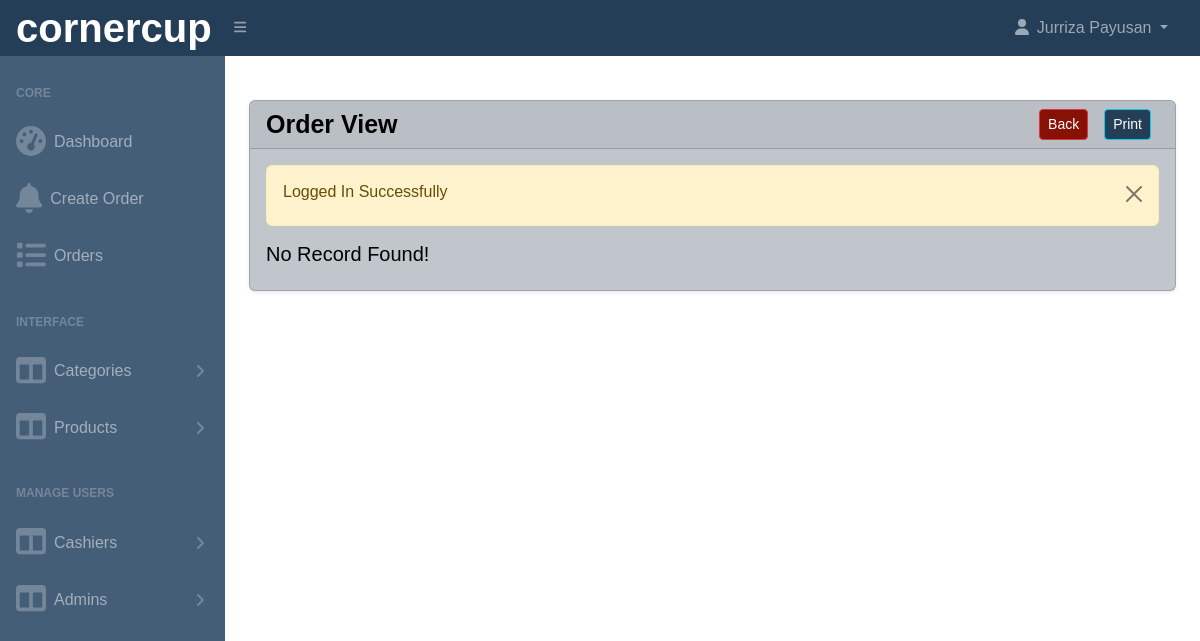
Before: /cornercup_pos/admin/orders-view.php?track=15129 (signed in) with the older database file.
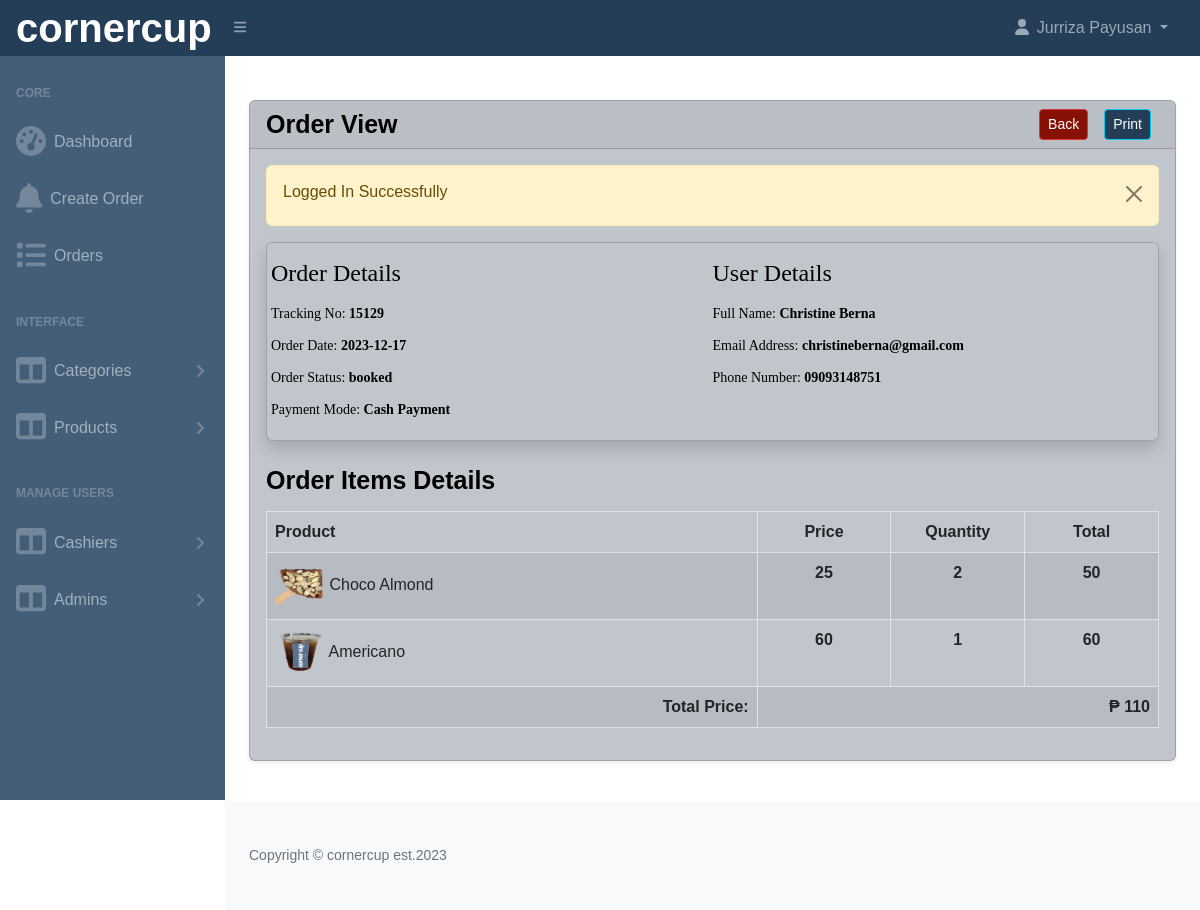
After: the same page with the newer database file.
### tables this page shows
CREATE TABLE `orders` (
  `id` int(11) NOT NULL,
  `cashier_id` int(11) NOT NULL,
  `tracking_no` varchar(100) NOT NULL,
  `invoice_no` varchar(100) NOT NULL,
  `total_amount` varchar(100) NOT NULL,
  `order_date` date NOT NULL,
  `order_status` varchar(100) DEFAULT NULL,
  `payment_mode` varchar(100) NOT NULL COMMENT 'cash, online',
  `order_placed_by_id` int(11) NOT NULL
);

CREATE TABLE `cashiers` (
  `id` int(11) NOT NULL,
  `cname` varchar(255) NOT NULL,
  `email` varchar(255) DEFAULT NULL,
  `phone` varchar(255) DEFAULT NULL,
  `status` tinyint(1) NOT NULL DEFAULT 0 COMMENT '0=visible,1=hidden',
  `created_at` date NOT NULL DEFAULT current_timestamp()
);

CREATE TABLE `order_items` (
  `id` int(11) NOT NULL,
  `order_id` int(11) NOT NULL,
  `product_id` int(11) NOT NULL,
  `price` varchar(100) NOT NULL,
  `quantity` varchar(100) NOT NULL
);

CREATE TABLE `products` (
  `id` int(11) NOT NULL,
  `category_id` int(11) DEFAULT NULL,
  `name` varchar(255) NOT NULL,
  `description` mediumtext DEFAULT NULL,
  `price` int(11) NOT NULL,
  `quantity` int(11) NOT NULL,
  `image` varchar(255) NOT NULL,
  `status` tinyint(1) NOT NULL DEFAULT 0 COMMENT '0=visible,1=hidden',
  `created_at` date NOT NULL DEFAULT current_timestamp()
);

### cornercup_pos/config/function.php (called while the page is built, shortened)
<?php
require 'dbcon.php';
function validate($inputData){
    global $conn;
    $validatedData = mysqli_real_escape_string($conn, $inputData);
    return trim($validatedData);
}
?>

### cornercup_pos/admin/orders-view.php (the view, shortened to what the rows shown need)
<?php include('includes/header.php'); ?>
<div class="container-fluid px-4">
    <div class="card mt-4 shadow-sm">
        <div class="card-body">
            <?php
                if(isset($_GET['track']))
                {
                        ?>
                        <?php
                    $trackingNo = validate($_GET['track']);
                    $query = "SELECT o.*, c.* FROM orders o, cashiers c
                                WHERE c.id = o.cashier_id AND tracking_no='$trackingNo'
                                ORDER BY o.id DESC";
                    $orders = mysqli_query($conn, $query);
                    if($orders)
                    {
                        if(mysqli_num_rows($orders) > 0){
                            $orderData = mysqli_fetch_assoc($orders);
                            ?>
                            <div class="card card-body shadow border-1 mb-4">
                                <div class="row">
                                    <div class="col-md-6" style= "font-size: 20px; line-height: 30px; margin: 0px; padding: 0; font-family: 'Times New Roman', sans-serif;">
                                        <h4>Order Details</h4>
                                        <label class="mb-1" style="font-size: 14px; line-height: 20px; margin: 0px; padding: 0; font-family: 'Times New Roman', sans-serif;">
                                            Tracking No:
                                            <span class="fw-bold"><?= $orderData['tracking_no']; ?></span>
                                        </label>
                                        <br/>
                                        <label class="mb-1" style="font-size: 14px; line-height: 20px; margin: 0px; padding: 0; font-family: 'Times New Roman', sans-serif;">
                                            Order Date:
                                            <span class="fw-bold"><?= $orderData['order_date']; ?></span>
                                        </label>
                                        <br/>
                                        <label class="mb-1" style="font-size: 14px; line-height: 20px; margin: 0px; padding: 0; font-family: 'Times New Roman', sans-serif;">
                                            Order Status:
                                            <span class="fw-bold"><?= $orderData['order_status']; ?></span>
                                        </label>
                                        <br/>
                                        <label class="mb-1" style="font-size: 14px; line-height: 20px; margin: 0px; padding: 0; font-family: 'Times New Roman', sans-serif;">
                                            Payment Mode:
                                            <span class="fw-bold"><?= $orderData['payment_mode']; ?></span>
                                        </label>
                                        <br/>
                                    </div>
                                    <div class="col-md-6" style= "font-size: 20px; line-height: 30px; margin: 0px; padding: 0; font-family: 'Times New Roman', sans-serif;">
                                        <h4>User Details</h4>
                                        <label class="mb-1" style="font-size: 14px; line-height: 20px; margin: 0px; padding: 0; font-family: 'Times New Roman', sans-serif;">
                                            Full Name:
                                            <span class="fw-bold"><?= $orderData['cname']; ?></span>
                                        </label>
                                        <br/>
                                        <label class="mb-1"style="font-size: 14px; line-height: 20px; margin: 0px; padding: 0; font-family: 'Times New Roman', sans-serif;">
                                            Email Address:
                                            <span class="fw-bold"><?= $orderData['email']; ?></span>
                                        </label>
                                        <br/>
                                        <label class="mb-1" style="font-size: 14px; line-height: 20px; margin: 0px; padding: 0; font-family: 'Times New Roman', sans-serif;">
                                            Phone Number:
                                            <span class="fw-bold"><?= $orderData['phone']; ?></span>
                                        </label>
                                        <br/>
                                    </div>
                                </div>
                            </div>
                            <?php
                                $orderItemQuery = "SELECT oi.quantity as orderItemQuantity, oi.price as orderItemPrice, o.*,oi.*,p.*
                                    FROM orders as o, order_items as oi, products as p
                                    WHERE oi.order_id = o.id AND p.id = oi.product_id AND o.tracking_no='$trackingNo'";
                                $orderItemsRes = mysqli_query($conn, $orderItemQuery);
                                if($orderItemsRes)
                                {
                                    if(mysqli_num_rows($orderItemsRes) > 0)
                                    {
                                        ?>
                                            <h4 class="my-3" style="font-size: 25px; font-family: 'League Spartan', sans-serif;font-weight: bold;">Order Items Details</h4>
                                            <table class="table table-bordered table-striped">
                                                <thead>
                                                    <tr>
                                                        <th>Product</th>
                                                        <th class="fw-bold text-center">Price</th>
                                                        <th class="fw-bold text-center">Quantity</th>
                                                        <th class="fw-bold text-center">Total</th>
                                                    </tr>
                                                </thead>
                                                <tbody>
                                                    <?php foreach($orderItemsRes as $orderItemRow) : ?>
                                                        <tr>
                                                            <td>
                                                                <img src="<?= $orderItemRow['image'] != '' ? '../'.$orderItemRow['image']: '../assets/images/no-img.jpg'; ?>"
                                                                    style="width:50px;height:50px;"
                                                                    alt="Img" />
                                                                <?= $orderItemRow['name']; ?>
                                                            </td>
                                                            <td width="15%" class="fw-bold text-center">
                                                                <?= number_format($orderItemRow['orderItemPrice'],0) ?>
                                                            </td>
                                                            <td width="15%" class="fw-bold text-center">
                                                                <?= $orderItemRow['orderItemQuantity'] ?>
                                                            </td>
                                                            <td width="15%" class="fw-bold text-center">
                                                                <?= number_format($orderItemRow['orderItemPrice'] * $orderItemRow['orderItemQuantity'],0) ?>
                                                            </td>
                                                        </tr>
                                                        <?php endforeach; ?>
                                                        <tr>
                                                            <td class="text-end fw-bold">Total Price: </td>
                                                            <td colspan="3" class="text-end fw-bold">₱ <?= number_format($orderItemRow['total_amount'],0); ?></td>
                                                        </tr>
                                                    </tbody>
                                            </table>
                                        <?php
                                    }
                                    else
                                    {
                                        echo '<h5>Something Went Wrong!</h5>';
                                        return false;
                                    }
                                }
                                else
                                {
                                    echo '<h5>Something Went Wrong!</h5>';
                                    return false;
                                }
                            ?>
                            <?php
                        }else{
                            return false;
                        }
                    }
                    else
                    {
                        echo '<h5>Something Went Wrong!</h5>';
                    }
                }
            ?>
        </div>
    </div>
</div>
<?php include('includes/footer.php'); ?>

Changed rows visible on the page:
added orders: tracking_no "15129", order_date "2023-12-17", order_status "booked", payment_mode "Cash Payment", cashier.cname "Christine Berna", cashier.email "christineberna@gmail.com", cashier.phone "09093148751", total_amount "110"
added order_items: product.image (picture), product.name "Choco Almond", price "25", quantity "2", $orderItemRow['orderItemPrice'] * $orderItemRow['orderItemQuantity'] "50"
added order_items: product.image (picture), product.name "Americano", price "60", quantity "1"
Other visible differences:
text no longer shown: "No Record Found!"
text now shown: "Order Details Tracking No: Order Date: Order Status: Payment Mode: User Details Full Name: Email Address: Phone Number: Order Items Details Product Price Quantity Total Total Price: ₱ Copyright © cornercup est.2023"
